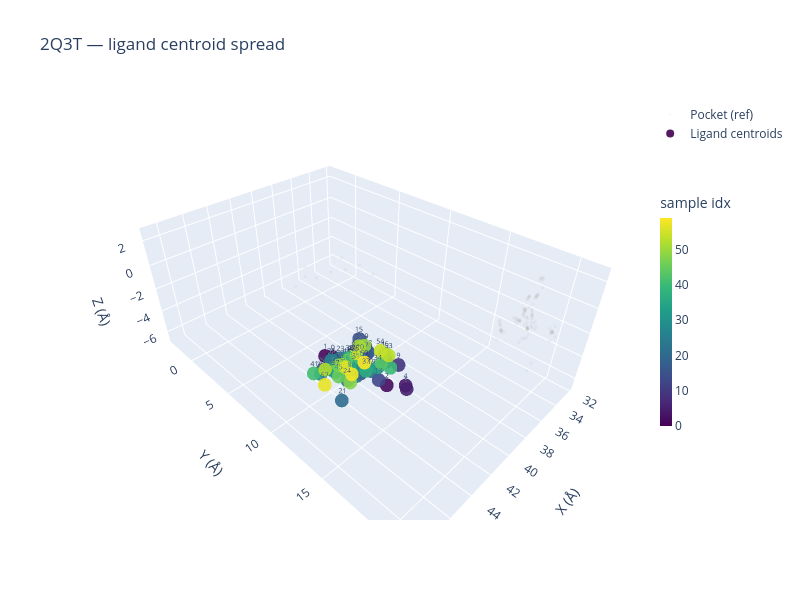

Notebook code cell kept with this figure:
### Markdown cell above
## 5. Ligand Centroid Spread

### Code cell
centroids = []
for p, l in target_samples:
    mask = l["atoms_channel"] < 7
    coords = l["coords"][mask].numpy()
    centroids.append(coords.mean(axis=0))
centroids = np.array(centroids)   # (N, 3)

# pairwise distances between centroids
from scipy.spatial.distance import pdist
dists = pdist(centroids)

fig2 = go.Figure()

# Pocket cloud (first sample, for reference)
p0, _ = target_samples[0]
poc_mask = p0["atoms_channel"] < 4
poc_xyz  = p0["coords"][poc_mask].numpy()
fig2.add_trace(go.Scatter3d(
    x=poc_xyz[:, 0], y=poc_xyz[:, 1], z=poc_xyz[:, 2],
    mode="markers",
    marker=dict(size=2, color="silver", opacity=0.15),
    name="Pocket (ref)",
))

# Centroids coloured by index
fig2.add_trace(go.Scatter3d(
    x=centroids[:, 0], y=centroids[:, 1], z=centroids[:, 2],
    mode="markers+text",
    marker=dict(
        size=8,
        color=list(range(len(centroids))),
        colorscale="Viridis",
        showscale=True,
        colorbar=dict(title="sample idx", thickness=12, len=0.6),
        opacity=0.9,
    ),
    text=[str(i) for i in range(len(centroids))],
    textposition="top center",
    textfont=dict(size=7),
    name="Ligand centroids",
))

fig2.update_layout(
    title=f"{TARGET_PDB.upper()} — ligand centroid spread",
    scene=dict(
        xaxis_title="X (\u00c5)",
        yaxis_title="Y (\u00c5)",
        zaxis_title="Z (\u00c5)",
        aspectmode="data",
    ),
    width=800, height=600,
)
fig2.show()

print(f"Ligand centroid spread ({len(centroids)} poses):")
print(f"  Mean pairwise distance : {dists.mean():.2f} \u00c5")
print(f"  Max  pairwise distance : {dists.max():.2f} \u00c5")
print(f"  Min  pairwise distance : {dists.min():.2f} \u00c5")

### Figure 1 — Plotly figure (JSON) as saved in the notebook; plotly's stock layout.template omitted (floating-point values rounded to 4 significant figures; data arrays with more than 128 entries replaced by an {"elided": "..."} marker saying what was removed)
{"data": [{"marker": {"color": "silver", "opacity": 0.15, "size": 2}, "mode": "markers", "name": "Pocket (ref)", "type": "scatter3d", "x": {"elided": "144 float values"}, "y": {"elided": "144 float values"}, "z": {"elided": "144 float values"}}, {"marker": {"color": [0, 1, 2, 3, 4, 5, 6, 7, 8, 9, 10, 11, 12, 13, 14, 15, 16, 17, 18, 19, 20, 21, 22, 23, 24, 25, 26, 27, 28, 29, 30, 31, 32, 33, 34, 35, 36, 37, 38, 39, 40, 41, 42, 43, 44, 45, 46, 47, 48, 49, 50, 51, 52, 53, 54, 55, 56, 57, 58, 59], "colorbar": {"len": 0.6, "thickness": 12, "title": {"text": "sample idx"}}, "colorscale": [[0, "#440154"], [0.1111, "#482878"], [0.2222, "#3e4989"], [0.3333, "#31688e"], [0.4444, "#26828e"], [0.5556, "#1f9e89"], [0.6667, "#35b779"], [0.7778, "#6ece58"], [0.8889, "#b5de2b"], [1, "#fde725"]], "opacity": 0.9, "showscale": true, "size": 8}, "mode": "markers+text", "name": "Ligand centroids", "text": ["0", "1", "2", "3", "4", "5", "6", "7", "8", "9", "10", "11", "12", "13", "14", "15", "16", "17", "18", "19", "20", "21", "22", "23", "24", "25", "26", "27", "28", "29", "30", "31", "32", "33", "34", "35", "36", "37", "38", "39", "40", "41", "42", "43", "44", "45", "46", "47", "48", "49", "50", "51", "52", "53", "54", "55", "56", "57", "58", "59"], "textfont": {"size": 7}, "textposition": "top center", "type": "scatter3d", "x": [46.51, 47.05, 45.7, 45.08, 44.15, 45.24, 46.14, 45.59, 45.83, 44.61, 44.18, 45.91, 45.85, 45.37, 47.63, 45.16, 46.2, 46.24, 44.8, 45.75, 46.05, 48.49, 46.19, 46.72, 47.19, 47.29, 47.12, 47.97, 46.73, 45.45, 47.37, 46.66, 47.7, 46.47, 44.83, 46.29, 47.11, 45.94, 46.51, 46.06, 44.5, 48.34, 46.13, 44.56, 46.6, 47.46, 43.97, 47.13, 46.37, 45.21, 46.56, 45.36, 47.66, 44.46, 44.39, 45.55, 46.8, 48.74, 46.8, 45.81], "y": [13.19, 13.14, 16.61, 14.38, 16.69, 17.62, 14.27, 14.96, 14.16, 16.45, 15.19, 14.62, 14.76, 15.71, 13.6, 13.95, 14.16, 14.34, 14.33, 15.53, 14.9, 16.02, 14.79, 14.05, 15.08, 13.94, 13.76, 15.03, 14.97, 14.78, 13.06, 15.16, 14.43, 14.52, 15.14, 14.79, 14.38, 15.26, 14.59, 14.35, 15.8, 13.68, 14.3, 15.15, 14.44, 14.69, 14.85, 14.32, 14.44, 14.42, 14.06, 14.14, 13.83, 15.58, 14.9, 14.11, 14.54, 15.04, 15.03, 15.01], "z": [-0.2933, 0.08394, -0.7252, 0.1842, -1.735, -0.6253, -0.3874, 0.4085, 0.1008, -0.04294, -0.8433, -0.2326, -0.9632, -1.148, -0.2802, 0.6794, -0.4636, -0.076, -0.282, -0.3655, 0.4882, -0.3012, -0.9125, 0.282, -0.3816, 0.4003, 0.06068, 0.6686, -0.2171, -0.6138, -1.106, 0.3753, 0.2787, 0.4735, -0.8806, 0.4876, -0.096, -0.3853, -0.2557, 0.02933, -0.7294, -0.0463, 0.1176, -0.7347, 0.2693, -0.1854, -0.5617, 0.1674, -1.52, 0.4966, -0.3014, 0.3859, -0.1058, 0.03186, -0.08884, -0.02746, -0.04491, 0.2979, -0.2424, -0.01725]}], "layout": {"height": 600, "scene": {"aspectmode": "data", "xaxis": {"title": {"text": "X (Å)"}}, "yaxis": {"title": {"text": "Y (Å)"}}, "zaxis": {"title": {"text": "Z (Å)"}}}, "title": {"text": "2Q3T — ligand centroid spread"}, "width": 800}}
